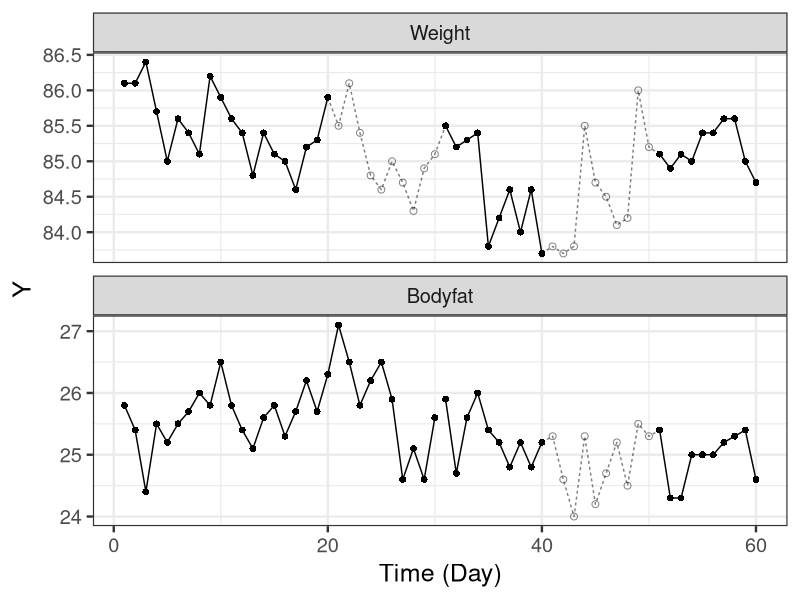

Source code (R):
library(dplyr)
library(tidyr)
library(ggplot2)

d_ori <- read.csv('input/data-eg2.csv')

d <- d_ori %>% 
  pivot_longer(cols=-Time, names_to='Item', values_to='Y') %>% 
  mutate(Item = factor(Item, levels = c('Weight', 'Bodyfat')))
  
d1 <- d %>% filter((Item == 'Bodyfat' & Time <= 30) | (Item == 'Weight' & Time <= 20))
d2 <- d %>% filter((Item == 'Bodyfat' & Time >= 31 & Time <= 40) | (Item == 'Weight' & Time >= 31 & Time <= 40))
d3 <- d %>% filter((Item == 'Bodyfat' & Time >= 51) | (Item == 'Weight' & Time >= 51))
d_weight_na1a <- d %>% filter(Item == 'Weight', 21 <= Time, Time <= 30)
d_weight_na2a <- d %>% filter(Item == 'Weight', 20 <= Time, Time <= 31)
d_weight_na1b <- d %>% filter(Item == 'Weight', 41 <= Time, Time <= 50)
d_weight_na2b <- d %>% filter(Item == 'Weight', 40 <= Time, Time <= 51)
d_bodyfat_na1 <- d %>% filter(Item == 'Bodyfat', 41 <= Time, Time <= 50)
d_bodyfat_na2 <- d %>% filter(Item == 'Bodyfat', 40 <= Time, Time <= 51)

p <- ggplot(data=d1, aes(Time, Y)) +
  theme_bw(base_size=18) +
  facet_wrap(~Item, ncol=1, scales='free_y') +
  geom_line() +
  geom_point(shape=16, size=2) +
  geom_line(data=d2, aes(Time, Y)) +
  geom_point(data=d2, aes(Time, Y), shape=16, size=2) +
  geom_line(data=d3, aes(Time, Y)) +
  geom_point(data=d3, aes(Time, Y), shape=16, size=2) +
  geom_line(data=d_weight_na2a, aes(Time, Y), linetype='22', alpha=0.5) +
  geom_point(data=d_weight_na1a, aes(Time, Y), shape=1, size=2, alpha=0.5) +
  geom_line(data=d_weight_na2b, aes(Time, Y), linetype='22', alpha=0.5) +
  geom_point(data=d_weight_na1b, aes(Time, Y), shape=1, size=2, alpha=0.5) +
  geom_line(data=d_bodyfat_na2, aes(Time, Y), linetype='22', alpha=0.5) +
  geom_point(data=d_bodyfat_na1, aes(Time, Y), shape=1, size=2, alpha=0.5) +
  labs(x='Time (Day)', y='Y')
ggsave(p, file='output/fig11-14.png', dpi=300, w=6, h=5)
